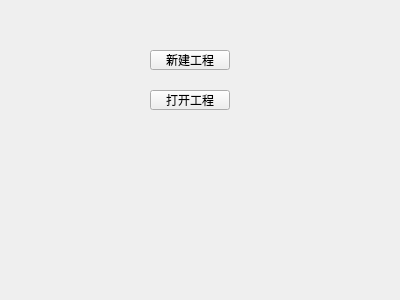
<?xml version="1.0" encoding="UTF-8"?>
<ui version="4.0">
 <class>LeftPanel</class>
 <widget class="QWidget" name="LeftPanel">
  <property name="geometry">
   <rect>
    <x>0</x>
    <y>0</y>
    <width>400</width>
    <height>300</height>
   </rect>
  </property>
  <property name="windowTitle">
   <string>Form</string>
  </property>
  <widget class="QPushButton" name="pushButton">
   <property name="geometry">
    <rect>
     <x>150</x>
     <y>50</y>
     <width>80</width>
     <height>20</height>
    </rect>
   </property>
   <property name="text">
    <string>新建工程</string>
   </property>
  </widget>
  <widget class="QPushButton" name="pushButton_2">
   <property name="geometry">
    <rect>
     <x>150</x>
     <y>90</y>
     <width>80</width>
     <height>20</height>
    </rect>
   </property>
   <property name="text">
    <string>打开工程</string>
   </property>
  </widget>
 </widget>
 <resources/>
 <connections/>
</ui>
